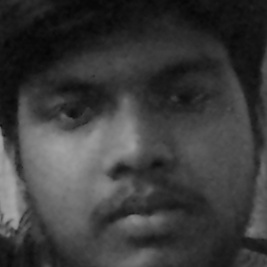
#> input picture Face Recognition/Faces Dataset/User.1.1.jpg, 267 x 267 px, given in place of the camera
$ jupyter execute '2)Face and Eye Detection.ipynb'
#> lines starting #> are read from the running program, lines starting #| are printed output that depends on the picture; after the words box and inside, x2 and y2 are one past the last pixel; in counts of white or black regions, pixels touching at a corner belong together
[cell 1]
import cv2
import os
import numpy as np

[cell 2]
# XML FILES ARE PREDEFINED IN OPENCV FOR VARIOUS FACIAL RECOGNITION.

#Used for detecting the face
cascPathface = os.path.dirname(cv2.__file__) + "/data/haarcascade_frontalface_alt2.xml"

#Used for detecting eyes
cascPatheyes = os.path.dirname(cv2.__file__) + "/data/haarcascade_eye_tree_eyeglasses.xml"

[cell 3]
faceCascade = cv2.CascadeClassifier(cascPathface)
eyeCascade = cv2.CascadeClassifier(cascPatheyes)

[cell 4]
video_capture = cv2.VideoCapture(0)

blank = np.zeros((500,1000,3), dtype=np.uint8)  # CREATING A BLANK IMAGE TO DISPLAY THE ERROR MESSAGE

i=0

while video_capture.isOpened():
    ret,frame = video_capture.read()
#> frame is the input picture: shape (267, 267, 3); min 5, max 166, mean 59.1

    if not ret:
        print("Unable to open video")
        break

    # For the classsifer to work we need to convert normal color to gray scale
    gray = cv2.cvtColor(frame,cv2.COLOR_BGR2GRAY)

    faces = faceCascade.detectMultiScale(gray, # accepts only grayscale
                                         scaleFactor=1.1, # scaling to better detect faces
                                         minNeighbors=5,
                                         minSize=(60, 60), # minimum size to recognize
                                         flags=cv2.CASCADE_SCALE_IMAGE)
#> faces = [[18, 17, 226, 226]]

    for (x,y,w,h) in faces:
        cv2.rectangle(frame, (x, y), (x + w, y + h),(0,255,0), 2)


        # EYE DETECTION

        faceROI = frame[y:y+h,x:x+w]
        eyes = eyeCascade.detectMultiScale(faceROI)
        for (x2, y2, w2, h2) in eyes:
            cv2.rectangle(frame,(x+x2,y+y2),(x+x2+w2,y+y2+h2),(255,255,0),2) # RECTANGLE BOX
#> this loop made 1 pass
#> (x, y, w, h, eyes) on pass 1: (18, 17, 226, 226, [[31, 75, 44, 44], [133, 46, 67, 67], [119, 51, 56, 56]])
#> pass 1, `faceROI = frame[y:y+h,x:x+w]`:
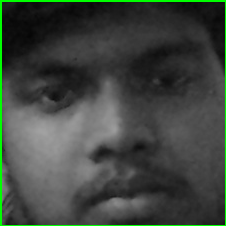
#> faceROI: shape (226, 226, 3); mean B, G, R 62.4, 69.1, 62.4
#> after the loop:
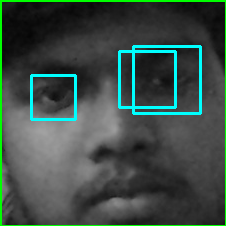
#> faceROI: shape (226, 226, 3); 3.86% of pixels changed, all inside (x1, y1, x2, y2) = (30, 45, 202, 121)
#> after the loop:
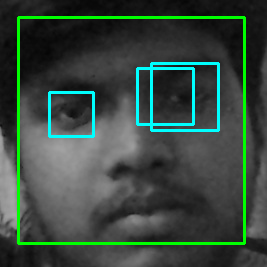
#> frame: shape (267, 267, 3); 6.57% of pixels changed, all inside (x1, y1, x2, y2) = (17, 16, 246, 245)
            # CIRCLE BOX
            #eye_center = (x + x2 + w2 // 2, y + y2 + h2 // 2)
            #radius = int(round((w2 + h2) * 0.25))
            #frame = cv2.circle(frame, eye_center, radius, (255, 0, 0), 4)


    frame = cv2.flip(frame,1)
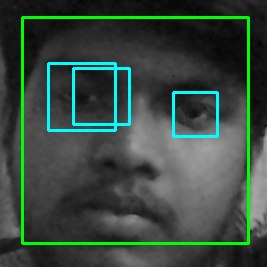
#> frame: shape (267, 267, 3); mean B, G, R 62.8, 72.5, 55.8
    frame = cv2.resize(frame,None,fx=1.75,fy=1.75)
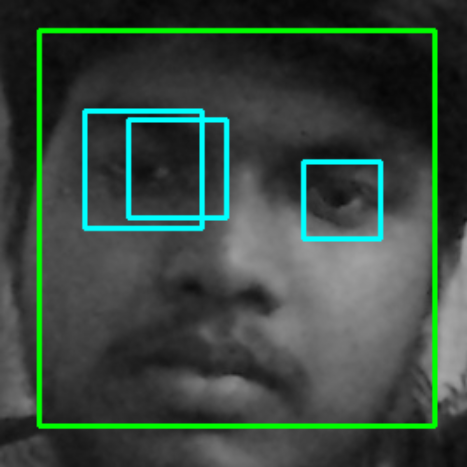
#> frame: shape (467, 467, 3); mean B, G, R 62.7, 72.4, 55.7

    if len(faces) >=2 :
        cv2.putText(frame,"'Error' More faces detected, will close if not removed",(100,50),None , 1,(255,255,255),2)
        i=i+1
        if i>=100:
            cv2.destroyWindow('Video')
            cv2.putText(blank,"'Sorry' Stopped due to more faces",(0,50),None,1,(255,255,255),2)
            cv2.imshow('Error! Closed',blank)
            if cv2.waitKey(0) & 0xFF == ord('q'):
                break

    #if len(faces) == 1:
    # Perform facial recognition......

    cv2.imshow('Video',frame)


    if cv2.waitKey(10) & 0xFF == ord('q'):
#> (key q is pressed here)
        break

video_capture.release()
cv2.destroyAllWindows()

$ run again, on Face Recognition/Faces Dataset/User.1.12.jpg
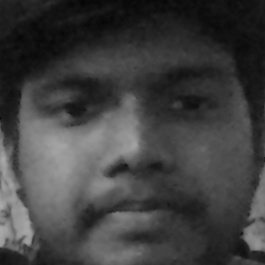
#> input picture Face Recognition/Faces Dataset/User.1.12.jpg, 265 x 265 px, given in place of the camera
#> frame is the input picture: shape (265, 265, 3); min 6, max 172, mean 63.6
#> faces = [[17, 17, 226, 226]]
#> the loop `for (x,y,w,h) in faces:` made 1 pass
#> (x, y, w, h, eyes) on pass 1: (17, 17, 226, 226, [[30, 70, 49, 49], [142, 57, 61, 61]])
#> after the loop `for (x,y,w,h) in faces:`:
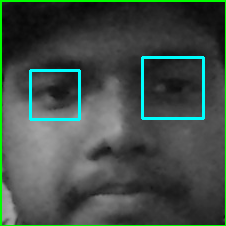
#> faceROI: shape (226, 226, 3); mean B, G, R 71.4, 78.2, 64.9
#> `frame = cv2.resize(frame,None,fx=1.75,fy=1.75)`:
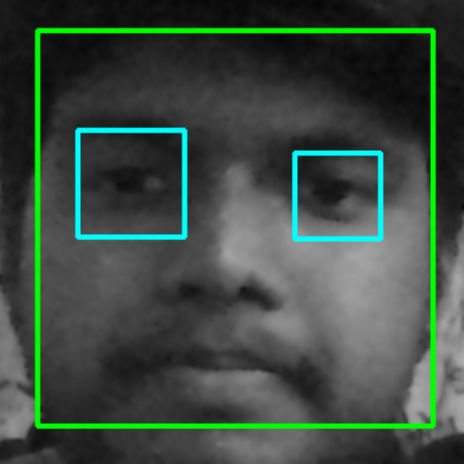
#> frame: shape (464, 464, 3); mean B, G, R 65.1, 74.9, 60.4
